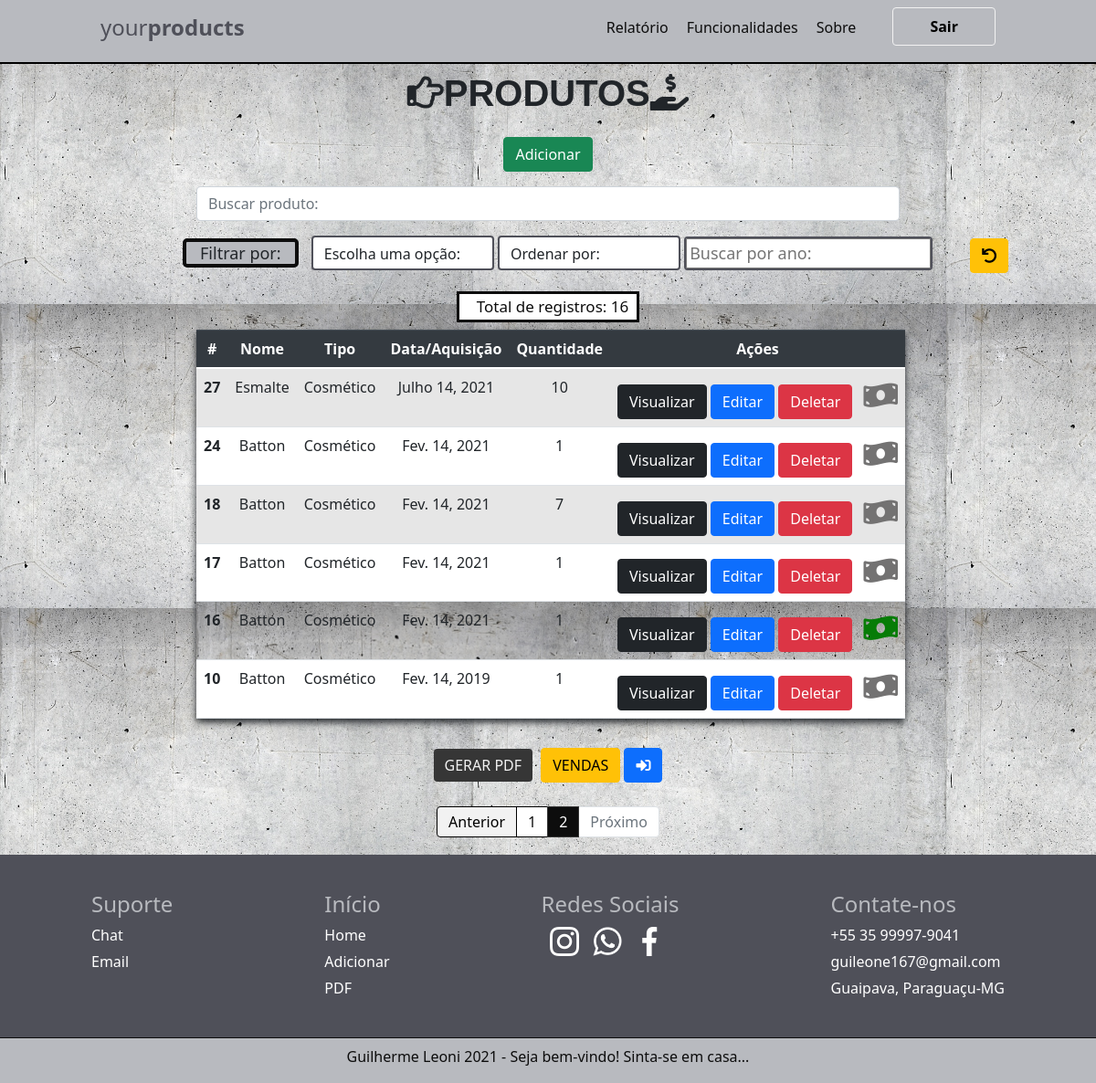
Page /?page=2 (signed in) on the committed database.
### produto/models.py (models this page shows, shortened)
class produto(models.Model):
    STATUS = (
        ('', 'Selecione:'),
        ('Cosmético', 'Cosmético'),
        ('Industrial', 'Industrial'),
        ('Alimentício', 'Alimentício'),
    )
    ESTADOS = (
        ('Disponível', 'Disponível'),
        ('Vendido', 'Vendido'),
    )
    nome = models.CharField(max_length=100)
    tipo = models.CharField(
        max_length=100,
        choices=STATUS,
        )
    descricao = models.CharField(max_length=100)#textfild
    data = models.DateField()
    fornecedor = models.CharField(max_length=100)
    quantidade = models.IntegerField(max_length=100)
    estado = models.CharField(
        max_length=12,
        choices=ESTADOS,
        )
    criado_em = models.DateTimeField(auto_now_add=True)
    editado_em = models.DateTimeField(auto_now=True)

### produto/views.py (the view, shortened to what this page needs)
# urls.py: 2. Add a URL to urlpatterns:  path('', views.home, name='home')
@login_required()
def home(request):
    data = {}
    filter = request.GET.get('filter')
    filterAlf = request.GET.get('filterAlf')
    buscar_data = request.GET.get("buscar_data")
    search = request.GET.get('search')
    if search:
        data['rc'] = produto.objects.all().order_by('-criado_em')[:5]
        data['re'] = produto.objects.all().order_by('-editado_em')[:5]
        data['filter'] = produto.objects.filter(nome__icontains=search)
        paginator = Paginator(data['filter'], 10)
        page = request.GET.get('page')
        data['filter'] = paginator.get_page(page)
    else:
        data['db'] = produto.objects.all().order_by('-criado_em')
        data['rc'] = produto.objects.all().order_by('-criado_em')[:5]
        data['re'] = produto.objects.all().order_by('-editado_em')[:5]
        paginator = Paginator(data['db'], 10)
        page = request.GET.get('page')
        data['db'] = paginator.get_page(page)
    return render(request, 'produtos/index.html', data)

### produto/templates/produtos/index.html (shortened to what this page needs)
{% extends 'base.html' %}
{% block content %}
    <div class="col-8 m-auto pt-2 pb-2 text-center">
        <h1><i class="far fa-hand-point-right"></i>PRODUTOS<i class="fas fa-hand-holding-usd"></i></h1>
    </div>
    <div class="col-8 m-auto pt-2 pb-2 text-center">
        <a href="/form" class="btn btn-success" id="btn-success">Adicionar</a>
    </div>
    <div class="col-8 m-auto pt-2 pb-2 text-center">
        <form method="get">
            <input type="text" id="search" name="search" class="form-control" placeholder="Buscar produto:">
        </form>
    </div>
        <div class="col-8 m-auto pt-2 pb-2 filter-div">
            <span id="filtrar-por" class="col-2">Filtrar por:</span>
            <select name="filter" id="filter" class="form-control">
                <option value="">Escolha uma opção:</option>
            </select>
            <select name="filter-alfabetica" id="filterAlf" class="form-control">
                <option value="">Ordenar por:</option>
            </select>
            <form method="GET" id="form-buscar-data">
                <input type="text" id="buscar_data" name="buscar_data" placeholder="Buscar por ano: ">
            </form>
            <a href="/" class="btn btn-warning" name="recarregar" id="recarregar"><i class="fas fa-undo"></i></a>
        </div>
    <div class="col-2 m-auto p-1 text-center total-div">
        <h5 class="text-center" id="total">Total de registros: {% if db %}{{db.paginator.count}} {% else %}{{filter.paginator.count}}{% endif %} </h5>
    </div>
    <div class="col-8 m-auto pt-2 pb-2 text-center" >
        <table class="table table-striped">
            <thead class="thead-dark">
              <tr id="cabecalho">
                <th scope="col">#</th>
                <th scope="col">Nome</th>
                <th scope="col">Tipo</th>
                <th scope="col">Data/Aquisição</th>
                <th scope="col">Quantidade</th>
                <th scope="col">Ações</th>
              </tr>
            </thead>
            <tbody>
{% if db %}
            {% for dbs in db %}
              <tr id="items" {% if dbs.estado == 'Vendido'%} class="vendido" {% endif %}>
                <th>{{dbs.id}}</th>
                <td>{{dbs.nome}}</td>
                <td>{{dbs.tipo}}</td>
                <td>{{dbs.data}}</td>
                <td>{{dbs.quantidade}}</td>
                <td id="td">
                    <a href="/view/{{dbs.id}}/" class="btn btn-dark" >Visualizar</a>
                    <a href="/edit/{{dbs.id}}/" class="btn btn-primary" >Editar</a>
                    <a href="/delete/{{dbs.id}}/" class="btn btn-danger btnDel">Deletar</a>
                    <a href="/changestatus/{{dbs.id}}/"><i class="fas fa-money-bill-wave" id="fa-coins"></i></a>
                </td>
              </tr>
            {% endfor %}
            </tbody>
        </table>
    </div>
    <div class="col-8 m-auto pt-2 pb-2 text-center">
        <p>
            <a href="/table" class="btn btn-info" id="gerar-pdf">GERAR PDF</a>
            <a href="/emprestimo" class="btn btn-warning">VENDAS</a>
            <a class="btn btn-primary" href="/accounts/logout" role="button" id="sair"><i class="fas fa-sign-in-alt"></i></a>
        </p>
    </div>
    <div class="pagination">
        <nav aria-label="..." class="pagination">
            <ul class="pagination">
                {% if db.has_previous %}
                    <li class="page-item">
                        <a class="page-link" href="?page={{db.previous_page_number}}" tabindex="-1" aria-disabled="true" id="anterior">Anterior</a>
                    </li>
                {% else %}
                    <li class="page-item disabled">
                        <a class="page-link" href="#" tabindex="-1" aria-disabled="true">Anterior</a>
                    </li>
                {% endif%}
                {% for num in db.paginator.page_range %}
                    {% if num == db.number %}
                        <li class="page-item active">
                            <a class="page-link" href="#">{{ num }}</a>
                        </li>
                    {% else %}
                        <li class="page-item">
                            <a class="page-link" href="?page={{num}}" id="num">{{ num }}</a>
                        </li>
                    {% endif %}
                {% endfor %}
                {% if db.has_next %}
                    <li class="page-item">
                        <a class="page-link" href="?page={{db.next_page_number}}" id="proximo">Próximo</a>
                    </li>
                {% else %}
                    <li class="page-item disabled">
                        <a class="page-link" href="#">Próximo</a>
                    </li>
                {% endif %}
            </ul>
        </nav>
    </div>
{% endif %}
{% endblock %}

### produto/static/css/styles.css (style rules this page uses)
body { background-color: #FFE4E1; background-image: url('../img/background.jpg'); }
.table { background: #fff; box-shadow: 0 4px 8px; }
#td { white-space: nowrap; }
#sair { transition: transform 0.3s; }
#cabecalho { background-color: #DDA0DD; }
.filter-div { margin-bottom: 5px; margin-top: 10px; padding: 0; white-space: nowrap; }
#filter { display: inline-block; width: 200px; margin-left: 10px; margin-bottom: 15px; border: 2px solid #4F5059; }
#filterAlf { width: 200px; border: 2px solid #4F5059; display: inline-block }
#filtrar-por { background-color: #B8BABF; border-right: 3rem; border-radius: 5px; font-size: 18px; border: 4px solid #0D0D0D; }
#form-buscar-data { text-align: right; display: inline-block; font-size: 18px; border: 2px solid #4F5059; border-radius: .25rem; }
#recarregar { margin-left: 37px; }
.total-div { border: #0D0D0D solid; background: #fff; }
#total { margin: auto; margin-left: 10px; color: #0D0D0D; font-size: 17px; }
.vendido { background-image:url(../img/background.jpg); }
#fa-coins { color: #737272; margin-top: 6px; margin-left: 8px; font-size: 30px; }
.vendido #fa-coins { color: #077c07; }
h1 { font-family: Arial; font-weight: bold; }
body { background-color: #FFE4E1; }
nav { width: 100%; height: 55px; display: flex; flex-direction: row; align-items: center; justify-content: space-between; }
nav ul { display: flex; flex-direction: row; }
nav ul li { list-style: none; padding: 10px; cursor: pointer; }
nav ul li a { color: #0D0D0D; text-decoration: none; transition: color 0.5s; }
#gerar-pdf { background: #363636; color: #F2F2F2; border-color: #0D0D0D; transition: transform 0.3s; }
.btn-success { transition: background 1s; }
.pagination { display: flex; justify-content: center; align-items: center }
.pagination ul li { padding: 0%; }
.btn-info { margin-right: 5px; transition: background 0.5s; background: #1b1a1a; border: #fff; color: #fff; }
.page-item.active .page-link { z-index: 3; color: #fff; background-color: #0D0D0D; border-color: #363636; }
nav ul li #proximo, #anterior { background: #F2F2F2; color: #000000; border: 1px solid #000000; }
#num { color: #0D0D0D; border: 1px solid #000000; }

### rows in the picture
produto: id "27", nome "Esmalte", tipo "Cosmético", data "Julho 14, 2021", quantidade "10"
produto: id "24", nome "Batton", tipo "Cosmético", data "Fev. 14, 2021", quantidade "1"
produto: id "18", nome "Batton", tipo "Cosmético", data "Fev. 14, 2021", quantidade "7"
produto: id "17", nome "Batton", tipo "Cosmético", data "Fev. 14, 2021", quantidade "1"
produto: id "16", nome "Batton", tipo "Cosmético", data "Fev. 14, 2021", quantidade "1"
produto: id "10", nome "Batton", tipo "Cosmético", data "Fev. 14, 2019", quantidade "1"

### other values in the picture
{{ db.paginator.count }} "16"
{{ num }} "1"
{{ num }} "2"
